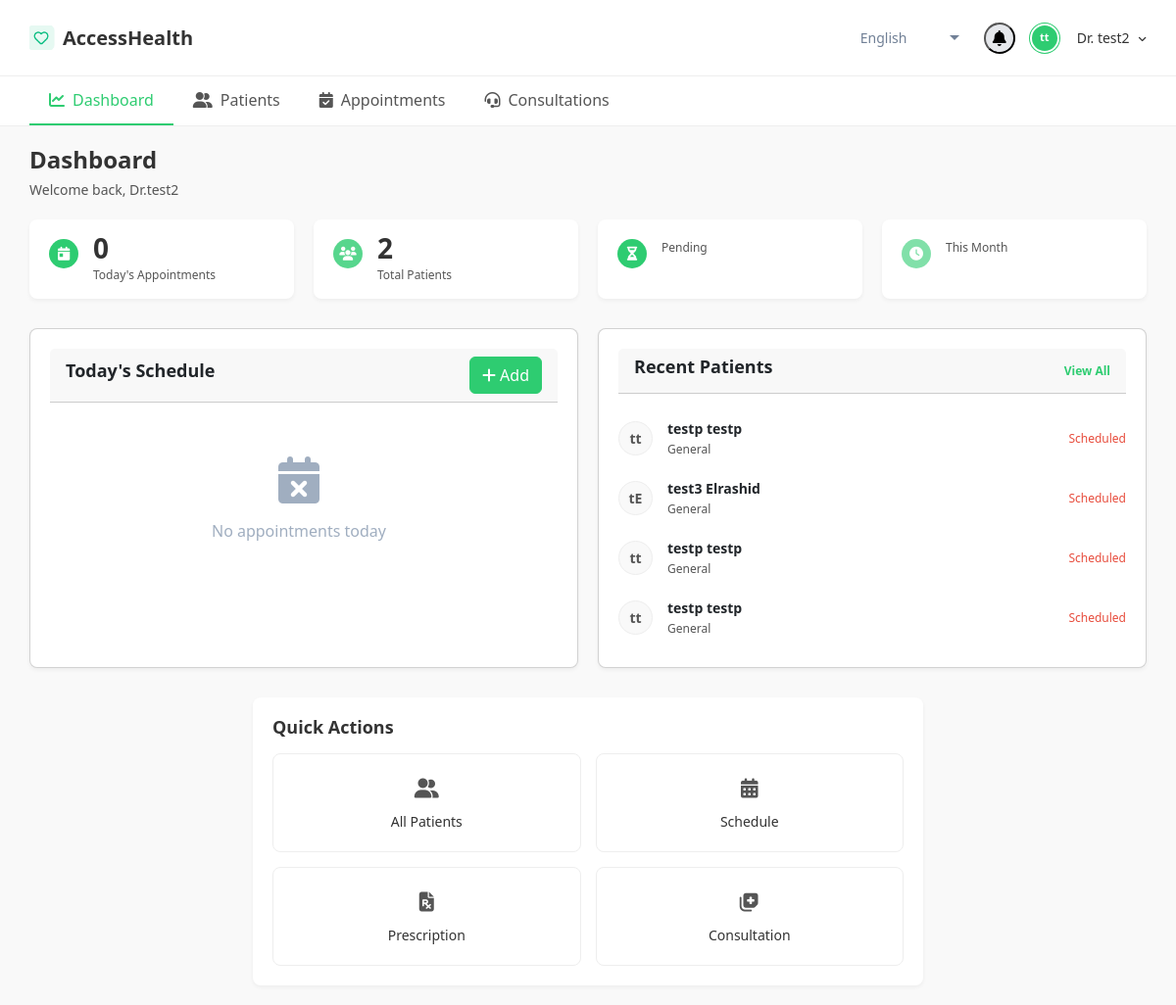
/doctor/dashboard/ (signed in), run on an earlier commit of the app's database.
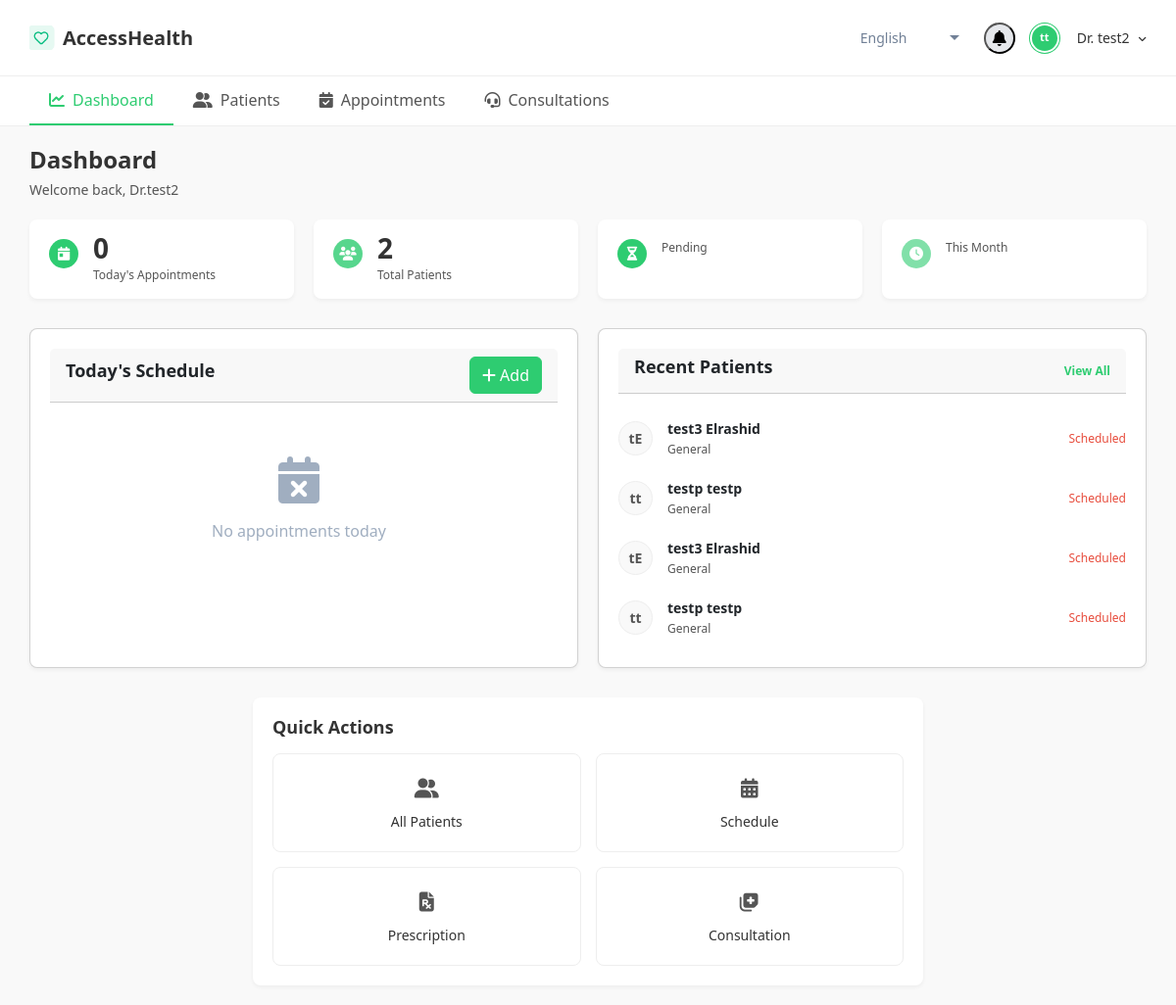
And on a later commit of the database.
### webapp/models.py (models this page shows, shortened)
class Patient(models.Model):
    GENDER_CHOICES = [
        ('M', 'Male'),
        ('F', 'Female'),
        ('O', 'Other'),
    ]
    user = models.OneToOneField(CustomUser, on_delete=models.CASCADE, related_name='patient_profile')
    patient_national_id = models.CharField(max_length=16, unique=True)
    first_name = models.CharField(max_length=100)
    last_name = models.CharField(max_length=100)
    dob = models.DateField()
    gender = models.CharField(max_length=1, choices=GENDER_CHOICES)
    district = models.CharField(max_length=100)
    sector = models.CharField(max_length=100)
    phone_number = models.CharField(max_length=15)
    blood_type = models.CharField(max_length=3, blank=True, null=True)
    address = models.CharField(max_length=255, blank=True, null=True)
    emergency_contact = models.CharField(max_length=255, blank=True, null=True)
    avatar = models.ImageField(upload_to='avatars/patients/', blank=True, null=True)
    doctors = models.ManyToManyField('Doctor', related_name='patients')
    HEALTH_STATUS_CHOICES = [
        ('stable', 'Stable'),
        ('monitoring', 'Monitoring'),
        ('improved', 'Improved'),
        ('critical', 'Critical'),
        ('scheduled', 'Scheduled'),
    ]
    health_status = models.CharField(
        max_length=20,
        choices=HEALTH_STATUS_CHOICES,
        default='scheduled'
    )
    created_at = models.DateTimeField(auto_now_add=True)
    updated_at = models.DateTimeField(auto_now=True)
    def __str__(self):
        return f"{self.first_name} {self.last_name}"
    property

### webapp/views.py (the view)
# urls.py: path('doctor/dashboard/', views.DoctorDashboardView.as_view(), name='doctor_dashboard'),
class DoctorDashboardView(LoginRequiredMixin, View):
    login_url = 'doctor_login'
    redirect_field_name = 'next'
    def get(self, request, *args, **kwargs):
        try:
            doctor = Doctor.objects.get(user=request.user)
        except Doctor.DoesNotExist:
            return render(request, 'error.html', {
                'error': 'Doctor profile not found',
                'message': 'Please contact administrator'
            })
        today = timezone.now().date()
        all_notifications = Notification.objects.filter(doctor=doctor).order_by('-created_at')
        unread_count = all_notifications.filter(is_read=False).count()
        notifications = all_notifications[:5]
        form = AppointmentForm()
        today_appointments = Appointment.objects.filter(
            doctor=doctor,
            appointment_date=today
        ).order_by('appointment_time').select_related('patient')
        upcoming_appointments = Appointment.objects.filter(
            doctor=doctor,
            appointment_date__gte=today,
            appointment_date__lte=today + timedelta(days=7)
        ).exclude(
            appointment_date=today
        ).select_related('patient').order_by('appointment_date', 'appointment_time')[:5]
        recent_patients = Patient.objects.filter(
            appointments__doctor=doctor
        ).order_by('-appointments__appointment_date').distinct()[:4]
        total_patients = Patient.objects.filter(
            appointments__doctor=doctor
        ).distinct().count()
        pending_appointments = Appointment.objects.filter(
            doctor=doctor,
            status='pending'
        ).count()
        this_month_appointments = Appointment.objects.filter(
            doctor=doctor,
            appointment_date__year=today.year,
            appointment_date__month=today.month
        ).count()
        context = {
            'doctor': doctor,
            'today': today,
            'today_appointments': today_appointments,
            'recent_appointments': today_appointments,
            'upcoming_appointments': upcoming_appointments,
            'recent_patients': recent_patients,
            'total_patients': total_patients,
            'pending_count': pending_appointments,
            'month_appointments': this_month_appointments,
            'avg_rating': 4.5,  # Or calculate from Review model
            'notifications': notifications,  # ✅ Already sliced
            'unread_notifications_count': unread_count,  # ✅ Counted BEFORE slice
            'form':form,
        }
        return render(request, 'doctor_dashboard.html', context)

### webapp/forms.py (shortened to what this page needs)
class AppointmentForm(forms.ModelForm):
    def __init__(self, *args, **kwargs):
        self.doctor = kwargs.pop('doctor', None)
        super(AppointmentForm, self).__init__(*args, **kwargs)
    class Meta:
        model = Appointment
        fields = ['patient', 'appointment_date', 'appointment_time', 'appointment_type', 'notes']
        widgets = {
            'patient': forms.Select(attrs={'class': 'form-select border-start-0'}),
            'appointment_type': forms.Select(attrs={'class': 'form-select border-start-0'}),
            'appointment_date': forms.DateInput(attrs={'class': 'form-control border-start-0', 'type': 'date'}),
            'appointment_time': forms.TimeInput(attrs={'class': 'form-control border-start-0', 'type': 'time'}),
            'notes': forms.Textarea(attrs={'class': 'form-control', 'rows': 3}),
        }

### webapp/templates/doctor_dashboard.html (shortened to what the changed rows need)
{% load static %}
<!DOCTYPE html>
<html lang="en">
<head>
    <link href="https://cdn.jsdelivr.net/npm/bootstrap@5.3.3/dist/css/bootstrap.min.css" rel="stylesheet">
    <link rel="stylesheet" href="https://cdnjs.cloudflare.com/ajax/libs/font-awesome/6.4.2/css/all.min.css">
</head>
<body>
    <main class="main-content">
        <div class="dashboard-header">
            <h1>Dashboard</h1>
        </div>
        <div class="content-grid">
            <div class="card">
               <div class="card-header d-flex justify-content-between align-items-center">
                    <h2>Today's Schedule</h2>
                </div>
            </div>
            <div class="card">
                <div class="card-header">
                    <h2>Recent Patients</h2>
                </div>
                <div class="patient-list">
                    {% if recent_patients %}
                        {% for patient in recent_patients %}
                        <div class="patient-item">
                            <div class="patient-details">
                                <div class="patient-avatar">{{ patient.first_name|first }}{{ patient.last_name|first }}</div>
                                <div class="patient-info">
                                    <div class="name">{{ patient.first_name }} {{ patient.last_name }}</div>
                                    <div class="last-visit">{{ patient.medical_conditions|default:"General" }}</div>
                                </div>
                            </div>
                            <div class="patient-status status-{{ patient.get_health_status_display|lower }}">{{ patient.get_health_status_display }}</div>
                        </div>
                        {% endfor %}
                    {% else %}
                        <div style="text-align: center; padding: 40px 20px; color: #a0aec0;">
                            <i class="fas fa-user-friends" style="font-size: 48px; margin-bottom: 16px;"></i>
                            <p>No patients yet</p>
                        </div>
                    {% endif %}
                </div>
            </div>
        </div>
        <div class="quick-actions-container">
            <div class="quick-actions-card">
                <h2>Quick Actions</h2>
            </div>
        </div>
    </main>
</body>
</html>

What changed in the data, as far as the page shows it:
no longer on one of the page's lists (row unchanged): Patient: first_name|first "t", last_name|first "t", first_name "testp", last_name "testp", health_status "Scheduled"
now on one of the page's lists (row edited): Patient: first_name|first "t", last_name|first "E", first_name "test3", last_name "Elrashid", health_status "Scheduled"
changed Patient "test3": moves up the list
